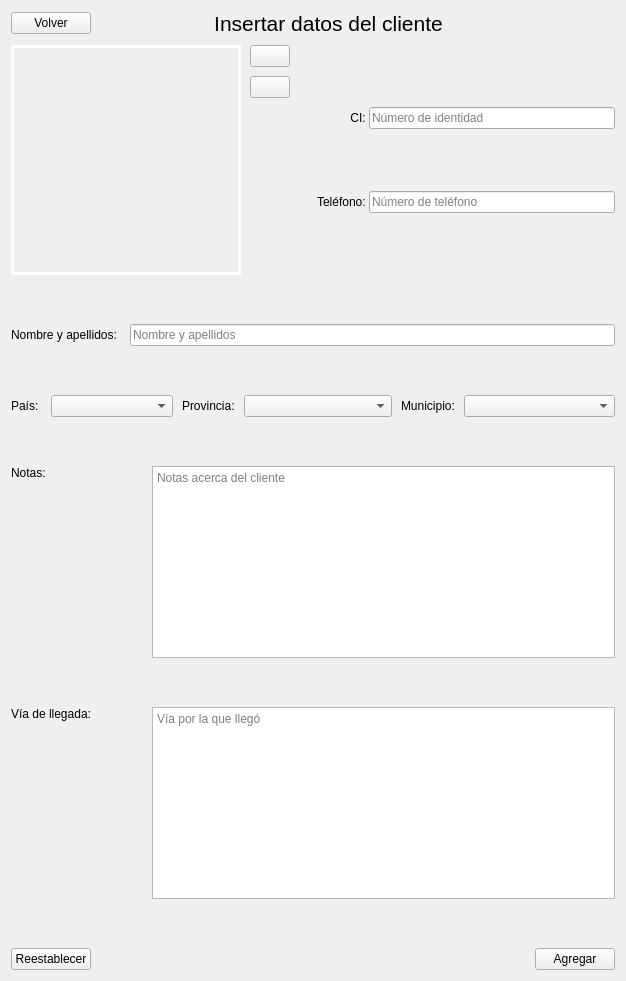
               <widget class="QWidget" name="page_insertar_cliente">
                <layout class="QVBoxLayout" name="verticalLayout_9">
                 <property name="spacing">
                  <number>9</number>
                 </property>
                 <item>
                  <layout class="QHBoxLayout" name="horizontalLayout_4" stretch="1,2,3,3">
                   <item>
                    <widget class="QPushButton" name="bt_volver_cliente_c">
                     <property name="cursor">
                      <cursorShape>PointingHandCursor</cursorShape>
                     </property>
                     <property name="text">
                      <string>Volver</string>
                     </property>
                     <property name="icon">
                      <iconset>
                       <normaloff>images/back-arrow.svg</normaloff>images/back-arrow.svg</iconset>
                     </property>
                     <property name="iconSize">
                      <size>
                       <width>25</width>
                       <height>25</height>
                      </size>
                     </property>
                    </widget>
                   </item>
                   <item>
                    <spacer name="horizontalSpacer_5">
                     <property name="orientation">
                      <enum>Qt::Horizontal</enum>
                     </property>
                     <property name="sizeHint" stdset="0">
                      <size>
                       <width>40</width>
                       <height>20</height>
                      </size>
                     </property>
                    </spacer>
                   </item>
                   <item>
                    <widget class="QLabel" name="label_4">
                     <property name="styleSheet">
                      <string notr="true">font-size: 16pt;</string>
                     </property>
                     <property name="text">
                      <string>Insertar datos del cliente</string>
                     </property>
                     <property name="alignment">
                      <set>Qt::AlignCenter</set>
                     </property>
                    </widget>
                   </item>
                   <item>
                    <spacer name="horizontalSpacer_6">
                     <property name="orientation">
                      <enum>Qt::Horizontal</enum>
                     </property>
                     <property name="sizeHint" stdset="0">
                      <size>
                       <width>40</width>
                       <height>20</height>
                      </size>
                     </property>
                    </spacer>
                   </item>
                  </layout>
                 </item>
                 <item>
                  <layout class="QHBoxLayout" name="horizontalLayout_13">
                   <item>
                    <layout class="QHBoxLayout" name="horizontalLayout_12">
                     <item>
                      <widget class="QLabel" name="lb_pic_insert_cliente">
                       <property name="minimumSize">
                        <size>
                         <width>230</width>
                         <height>230</height>
                        </size>
                       </property>
                       <property name="styleSheet">
                        <string notr="true">border: 3px solid white</string>
                       </property>
                       <property name="text">
                        <string/>
                       </property>
                       <property name="pixmap">
                        <pixmap>C:/Users/Jose/.designer/backup/clients_pictures/00000000000.png</pixmap>
                       </property>
                       <property name="scaledContents">
                        <bool>true</bool>
                       </property>
                      </widget>
                     </item>
                     <item>
                      <layout class="QVBoxLayout" name="verticalLayout_7">
                       <item>
                        <layout class="QVBoxLayout" name="verticalLayout_6">
                         <item>
                          <widget class="QPushButton" name="bt_add_image_clients_insert">
                           <property name="cursor">
                            <cursorShape>PointingHandCursor</cursorShape>
                           </property>
                           <property name="toolTip">
                            <string>&lt;html&gt;&lt;head/&gt;&lt;body&gt;&lt;p&gt;Añadir imagen&lt;/p&gt;&lt;/body&gt;&lt;/html&gt;</string>
                           </property>
                           <property name="text">
                            <string/>
                           </property>
                           <property name="icon">
                            <iconset>
                             <normaloff>images/upload-picture.svg</normaloff>images/upload-picture.svg</iconset>
                           </property>
                           <property name="iconSize">
                            <size>
                             <width>32</width>
                             <height>32</height>
                            </size>
                           </property>
                          </widget>
                         </item>
                         <item>
                          <widget class="QPushButton" name="bt_delete_image_clients_insert">
                           <property name="cursor">
                            <cursorShape>PointingHandCursor</cursorShape>
                           </property>
                           <property name="toolTip">
                            <string>&lt;html&gt;&lt;head/&gt;&lt;body&gt;&lt;p&gt;Reestablecer imagen&lt;/p&gt;&lt;/body&gt;&lt;/html&gt;</string>
                           </property>
                           <property name="text">
                            <string/>
                           </property>
                           <property name="icon">
                            <iconset>
                             <normaloff>images/refresh.svg</normaloff>images/refresh.svg</iconset>
                           </property>
                           <property name="iconSize">
                            <size>
                             <width>32</width>
                             <height>32</height>
                            </size>
                           </property>
                          </widget>
                         </item>
                        </layout>
                       </item>
                       <item>
                        <spacer name="verticalSpacer">
                         <property name="orientation">
                          <enum>Qt::Vertical</enum>
                         </property>
                         <property name="sizeHint" stdset="0">
                          <size>
                           <width>17</width>
                           <height>13</height>
                          </size>
                         </property>
                        </spacer>
                       </item>
                      </layout>
                     </item>
                    </layout>
                   </item>
                   <item>
                    <layout class="QVBoxLayout" name="verticalLayout_8" stretch="1,1">
                     <property name="spacing">
                      <number>0</number>
                     </property>
                     <item>
                      <layout class="QHBoxLayout" name="horizontalLayout_5" stretch="2,7">
                       <item>
                        <widget class="QLabel" name="label_5">
                         <property name="text">
                          <string>CI: </string>
                         </property>
                         <property name="alignment">
                          <set>Qt::AlignRight|Qt::AlignTrailing|Qt::AlignVCenter</set>
                         </property>
                        </widget>
                       </item>
                       <item>
                        <widget class="QLineEdit" name="le_ci_insertar">
                         <property name="inputMask">
                          <string/>
                         </property>
                         <property name="text">
                          <string/>
                         </property>
                         <property name="maxLength">
                          <number>11</number>
                         </property>
                         <property name="placeholderText">
                          <string>Número de identidad</string>
                         </property>
                        </widget>
                       </item>
                      </layout>
                     </item>
                     <item>
                      <layout class="QHBoxLayout" name="horizontalLayout_11" stretch="2,7">
                       <item>
                        <widget class="QLabel" name="label_7">
                         <property name="text">
                          <string>Teléfono: </string>
                         </property>
                         <property name="alignment">
                          <set>Qt::AlignRight|Qt::AlignTrailing|Qt::AlignVCenter</set>
                         </property>
                        </widget>
                       </item>
                       <item>
                        <widget class="QLineEdit" name="le_telefono_insertar">
                         <property name="placeholderText">
                          <string>Número de teléfono</string>
                         </property>
                        </widget>
                       </item>
                      </layout>
                     </item>
                    </layout>
                   </item>
                  </layout>
                 </item>
                 <item>
                  <spacer name="verticalSpacer_3">
                   <property name="orientation">
                    <enum>Qt::Vertical</enum>
                   </property>
                   <property name="sizeHint" stdset="0">
                    <size>
                     <width>20</width>
                     <height>40</height>
                    </size>
                   </property>
                  </spacer>
                 </item>
                 <item>
                  <layout class="QHBoxLayout" name="horizontalLayout_6">
                   <item>
                    <widget class="QLabel" name="label_6">
                     <property name="text">
                      <string>Nombre y apellidos: </string>
                     </property>
                    </widget>
                   </item>
                   <item>
                    <widget class="QLineEdit" name="le_nombre_apellidos_insertar">
                     <property name="placeholderText">
                      <string>Nombre y apellidos</string>
                     </property>
                    </widget>
                   </item>
                  </layout>
                 </item>
                 <item>
                  <spacer name="verticalSpacer_2">
                   <property name="orientation">
                    <enum>Qt::Vertical</enum>
                   </property>
                   <property name="sizeHint" stdset="0">
                    <size>
                     <width>20</width>
                     <height>40</height>
                    </size>
                   </property>
                  </spacer>
                 </item>
                 <item>
                  <layout class="QHBoxLayout" name="horizontalLayout_7" stretch="0,3,0,3,0,3">
                   <item>
                    <widget class="QLabel" name="label_8">
                     <property name="text">
                      <string>País: </string>
                     </property>
                    </widget>
                   </item>
                   <item>
                    <widget class="QComboBox" name="cb_pais_insertar">
                     <property name="placeholderText">
                      <string>Seleccionar País</string>
                     </property>
                    </widget>
                   </item>
                   <item>
                    <widget class="QLabel" name="label_9">
                     <property name="text">
                      <string>Provincia:</string>
                     </property>
                    </widget>
                   </item>
                   <item>
                    <widget class="QComboBox" name="cb_provincia_insertar">
                     <property name="placeholderText">
                      <string>Seleccionar provincia</string>
                     </property>
                    </widget>
                   </item>
                   <item>
                    <widget class="QLabel" name="label_10">
                     <property name="text">
                      <string>Municipio:</string>
                     </property>
                    </widget>
                   </item>
                   <item>
                    <widget class="QComboBox" name="cb_municipio_insertar">
                     <property name="placeholderText">
                      <string>Seleccionar municipio</string>
                     </property>
                    </widget>
                   </item>
                  </layout>
                 </item>
                 <item>
                  <spacer name="verticalSpacer_4">
                   <property name="orientation">
                    <enum>Qt::Vertical</enum>
                   </property>
                   <property name="sizeHint" stdset="0">
                    <size>
                     <width>20</width>
                     <height>40</height>
                    </size>
                   </property>
                  </spacer>
                 </item>
                 <item>
                  <layout class="QHBoxLayout" name="horizontalLayout_9" stretch="2,7">
                   <item>
                    <widget class="QLabel" name="label_11">
                     <property name="text">
                      <string>Notas:</string>
                     </property>
                     <property name="alignment">
                      <set>Qt::AlignLeading|Qt::AlignLeft|Qt::AlignTop</set>
                     </property>
                    </widget>
                   </item>
                   <item>
                    <widget class="QTextEdit" name="txtedt_notas_insertar">
                     <property name="minimumSize">
                      <size>
                       <width>0</width>
                       <height>30</height>
                      </size>
                     </property>
                     <property name="placeholderText">
                      <string>Notas acerca del cliente</string>
                     </property>
                    </widget>
                   </item>
                  </layout>
                 </item>
                 <item>
                  <spacer name="verticalSpacer_6">
                   <property name="orientation">
                    <enum>Qt::Vertical</enum>
                   </property>
                   <property name="sizeHint" stdset="0">
                    <size>
                     <width>20</width>
                     <height>40</height>
                    </size>
                   </property>
                  </spacer>
                 </item>
                 <item>
                  <layout class="QHBoxLayout" name="horizontalLayout_8" stretch="2,7">
                   <item>
                    <widget class="QLabel" name="label_12">
                     <property name="text">
                      <string>Vía de llegada:</string>
                     </property>
                     <property name="alignment">
                      <set>Qt::AlignLeading|Qt::AlignLeft|Qt::AlignTop</set>
                     </property>
                    </widget>
                   </item>
                   <item>
                    <widget class="QTextEdit" name="txedt_alcance">
                     <property name="minimumSize">
                      <size>
                       <width>0</width>
                       <height>30</height>
                      </size>
                     </property>
                     <property name="placeholderText">
                      <string>Vía por la que llegó</string>
                     </property>
                    </widget>
                   </item>
                  </layout>
                 </item>
                 <item>
                  <spacer name="verticalSpacer_5">
                   <property name="orientation">
                    <enum>Qt::Vertical</enum>
                   </property>
                   <property name="sizeHint" stdset="0">
                    <size>
                     <width>20</width>
                     <height>40</height>
                    </size>
                   </property>
                  </spacer>
                 </item>
                 <item>
                  <layout class="QHBoxLayout" name="horizontalLayout_10">
                   <item>
                    <widget class="QPushButton" name="bt_cliente_insertar_reestablecer">
                     <property name="cursor">
                      <cursorShape>PointingHandCursor</cursorShape>
                     </property>
                     <property name="text">
                      <string>Reestablecer</string>
                     </property>
                     <property name="icon">
                      <iconset>
                       <normaloff>images/refresh.svg</normaloff>images/refresh.svg</iconset>
                     </property>
                     <property name="iconSize">
                      <size>
                       <width>25</width>
                       <height>25</height>
                      </size>
                     </property>
                    </widget>
                   </item>
                   <item>
                    <spacer name="horizontalSpacer_8">
                     <property name="orientation">
                      <enum>Qt::Horizontal</enum>
                     </property>
                     <property name="sizeHint" stdset="0">
                      <size>
                       <width>40</width>
                       <height>20</height>
                      </size>
                     </property>
                    </spacer>
                   </item>
                   <item>
                    <widget class="QPushButton" name="bt_store_cliente">
                     <property name="cursor">
                      <cursorShape>PointingHandCursor</cursorShape>
                     </property>
                     <property name="text">
                      <string>Agregar</string>
                     </property>
                     <property name="icon">
                      <iconset>
                       <normaloff>images/save.svg</normaloff>images/save.svg</iconset>
                     </property>
                     <property name="iconSize">
                      <size>
                       <width>25</width>
                       <height>25</height>
                      </size>
                     </property>
                    </widget>
                   </item>
                  </layout>
                 </item>
                </layout>
               </widget>
